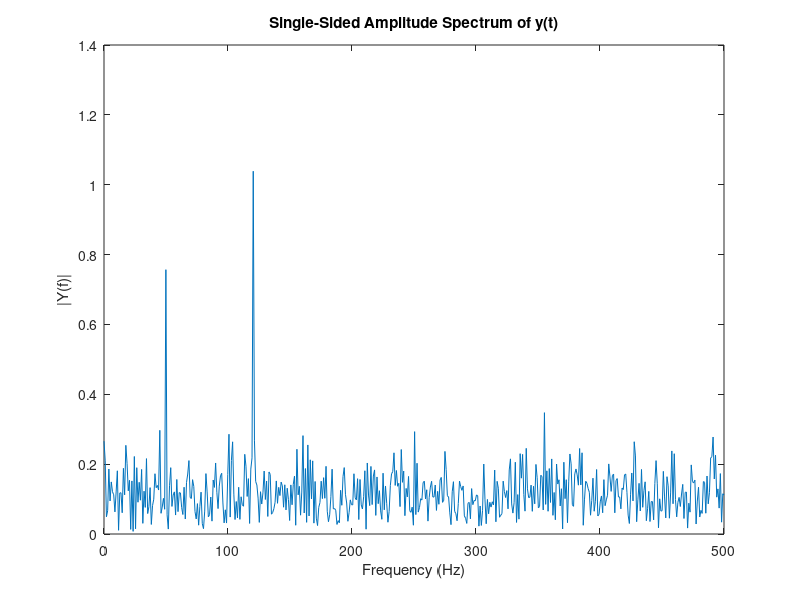

The MATLAB script that drew this image:
function test_fft()

Fs = 1000;                    % Sampling frequency
T = 1/Fs;                     % Sample time
L = 1000;                     % Length of signal
t = (0:L-1)*T;                % Time vector
% Sum of a 50 Hz sinusoid and a 120 Hz sinusoid
x = 0.7*sin(2*pi*50*t) + sin(2*pi*120*t); 
y = x + 2*randn(size(t));     % Sinusoids plus noise
plot(Fs*t(1:50),y(1:50))
title('Signal Corrupted with Zero-Mean Random Noise')
xlabel('time (milliseconds)')

NFFT = 2^nextpow2(L); % Next power of 2 from length of y
Y = fft(y,NFFT)/L;
f = Fs/2*linspace(0,1,NFFT/2);

% Plot single-sided amplitude spectrum.
plot(f,2*abs(Y(1:NFFT/2))) 
title('Single-Sided Amplitude Spectrum of y(t)')
xlabel('Frequency (Hz)')
ylabel('|Y(f)|')